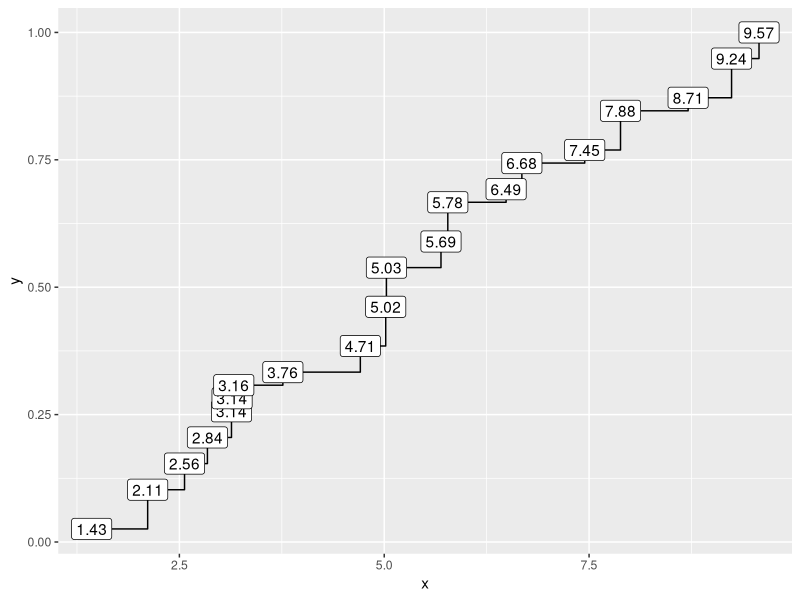
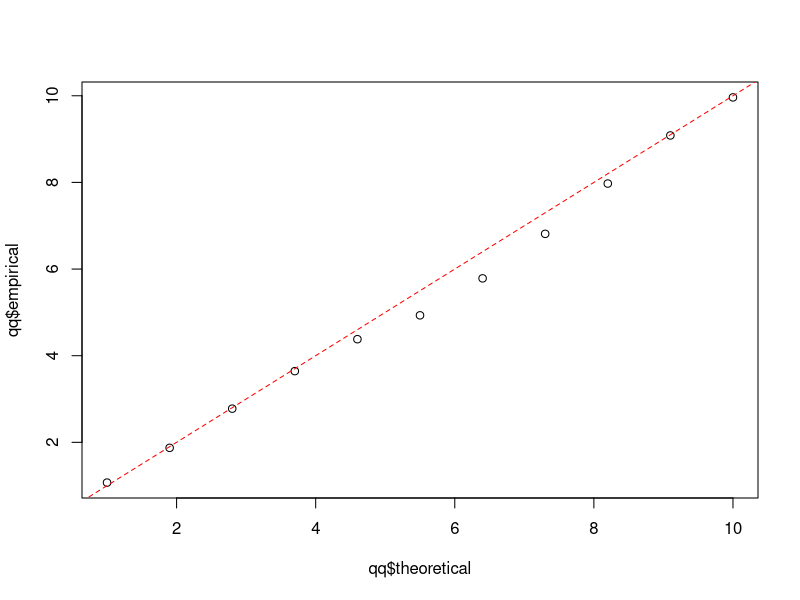

The R source for these figures, in order:
## ---- chunk 1
n <- 20
randoms <- runif(n, 1, 10)
how_often <- sample.int(3, n, replace = TRUE)
sample <- numeric(sum(how_often))
counter <- 1
for (i in 1:n) {
  sample[counter:(counter + how_often[i] - 1)] <- rep(randoms[i], how_often[i])
  counter <- counter + how_often[i]
}
sample <- sort(sample)
unique_sample <- unique(sample)
total_observations <- length(sample)
ecdf <- sapply(unique_sample, function(x) {
  sum(sample <= x) / total_observations
})
ecdf

df <- data.frame(x = unique_sample, y = ecdf)
library(ggplot2)
ggplot(data = df, aes(x = x, y = y)) +
  geom_step() +
  geom_label(aes(label = round(x, 2)))
## ---- chunk 2
n <- 200
randoms <- runif(n, 1, 10)
how_often <- sample.int(3, n, replace = TRUE)
sample <- numeric(sum(how_often))
counter <- 1
for (i in 1:n) {
  sample[counter:(counter + how_often[i] - 1)] <- rep(randoms[i], how_often[i])
  counter <- counter + how_often[i]
}
sample <- sort(sample)
n <- length(sample)

ps <- seq(0, 1, 0.1)
qq <- data.frame(
  empirical = numeric(length(ps)),
  theoretical = numeric(length(ps))
)
for (i in 1:length(ps)) {
  # i = p * (n + 1)
  idx <- ps[i] * (n + 1)
  if (floor(idx) == 0) {
    idx <- 1
  } else if (ceiling(idx) >= n) {
    idx <- n
  }
  qq$empirical[i] <- (sample[ceiling(idx)] + sample[floor(idx)] ) / 2
  qq$theoretical[i] <- qunif(p = ps[i], min = 1, max = 10)
}
plot(qq$theoretical, qq$empirical)
abline(0, 1, col = "red", lty = 2)
